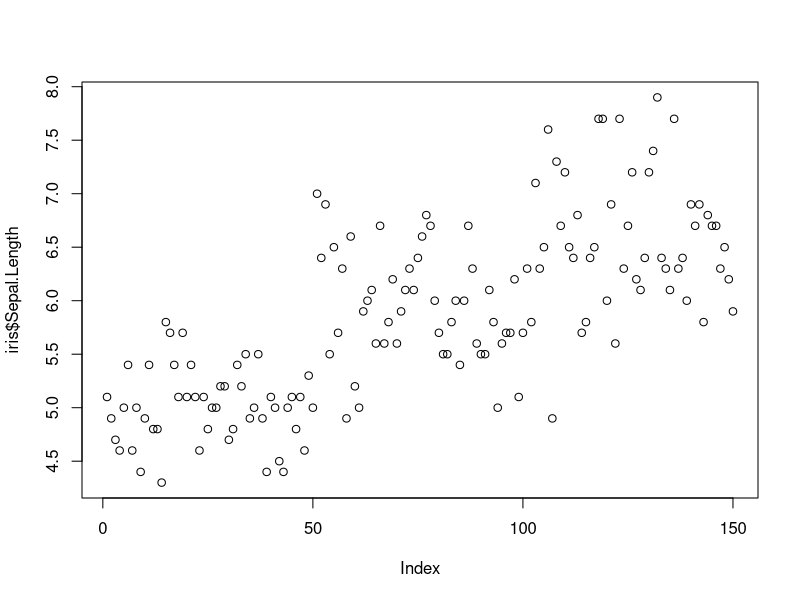
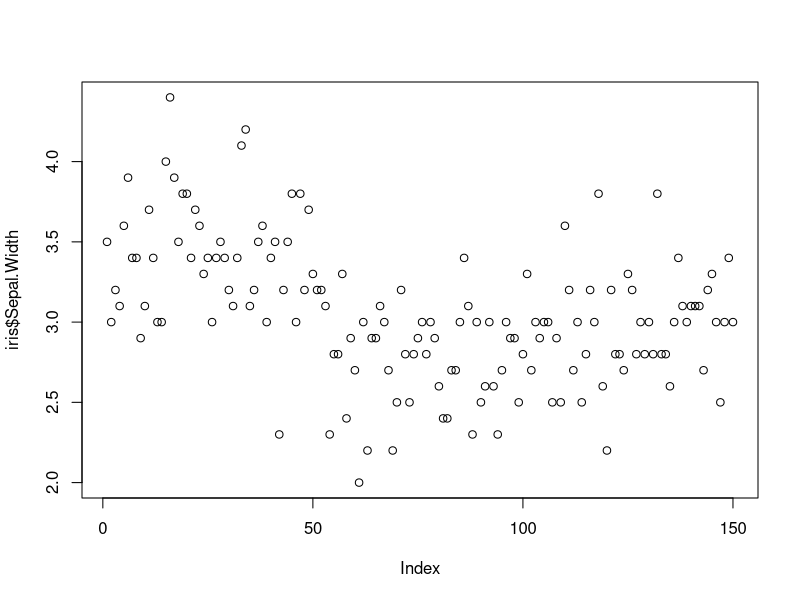
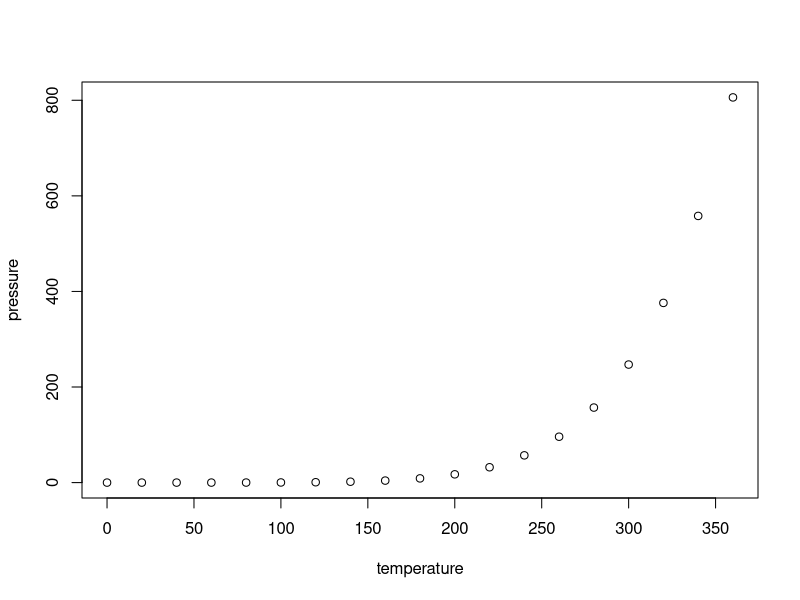

Write the R code that produced these figures, in order.
## ---- chunk 1
knitr::opts_chunk$set(echo = FALSE)
## ---- chunk 2
summary(cars)
## ---- chunk 3
plot(iris$Sepal.Length)

## ---- chunk 4
plot(iris$Sepal.Width)

## ---- chunk 5
plot(pressure)
